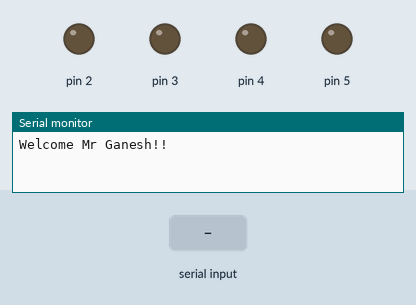
Simulated run of this sketch. Board: Arduino Uno, built with avr-gcc and run on an emulated ATmega328P. Shown: output pins drawn as LEDs (lit = HIGH), the last lines printed to the serial monitor. The inputs (shaded band) are chosen by the test bench.

Above: at 1.2 s.
1.3 s: "a" received over Serial
At 2.4 s:
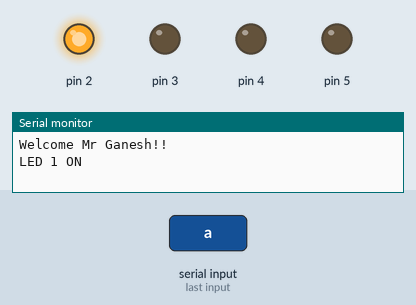
2.8 s: "c" received over Serial
At 3.5 s:
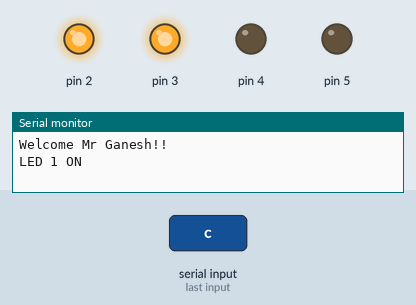
4.3 s: "b" received over Serial
At 4.7 s:
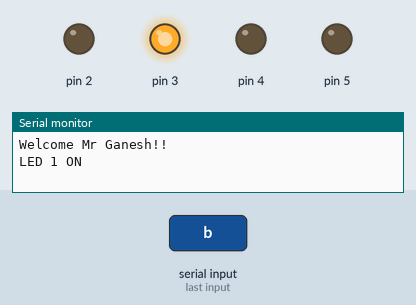
5.8 s: "e" received over Serial
At 7.0 s:
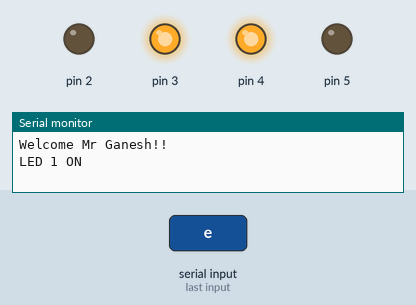
7.3 s: "d" received over Serial
At 8.2 s:
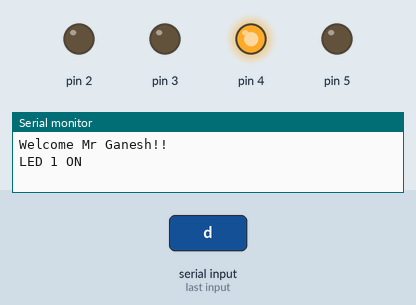
8.8 s: "g" received over Serial
At 9.3 s:
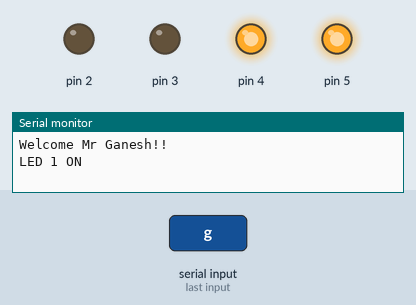
Timing chart, 0 to 11.3 s (numbered marks = the images above; inputs shaded):
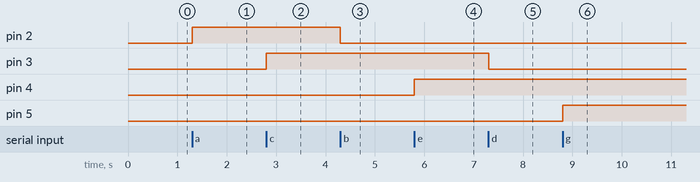

Measured:
- after the input at 1.3 s, pin 2: LOW → HIGH at once
- after the input at 2.8 s, pin 3: LOW → HIGH at once
- after the input at 4.3 s, pin 2: HIGH → LOW at once
- after the input at 5.8 s, pin 4: LOW → HIGH at once
- after the input at 7.3 s, pin 3: HIGH → LOW at once
- after the input at 8.8 s, pin 5: LOW → HIGH at once

The sketch:

serial1.ino
```cpp
void setup() {
  Serial.begin(9600);
  pinMode(2,OUTPUT);
  pinMode(3,OUTPUT);
  pinMode(4,OUTPUT);
  pinMode(5,OUTPUT);
  Serial.println("Welcome Mr Ganesh!! ");
}

void loop() {
    if(Serial.available()>0)
    {
      char ch = Serial.read();
      switch(ch) {
          case 'a':  digitalWrite(2,HIGH);   Serial.println("LED 1 ON");break;
          case 'b':  digitalWrite(2,LOW);   break;
          case 'c':  digitalWrite(3,HIGH);   break;
          case 'd':  digitalWrite(3,LOW);   break;
          case 'e':  digitalWrite(4,HIGH);   break;
          case 'f':  digitalWrite(4,LOW);   break;
          case 'g':  digitalWrite(5,HIGH);   break;
          case 'h':  digitalWrite(5,LOW);   break;
      }
  }
}
```
